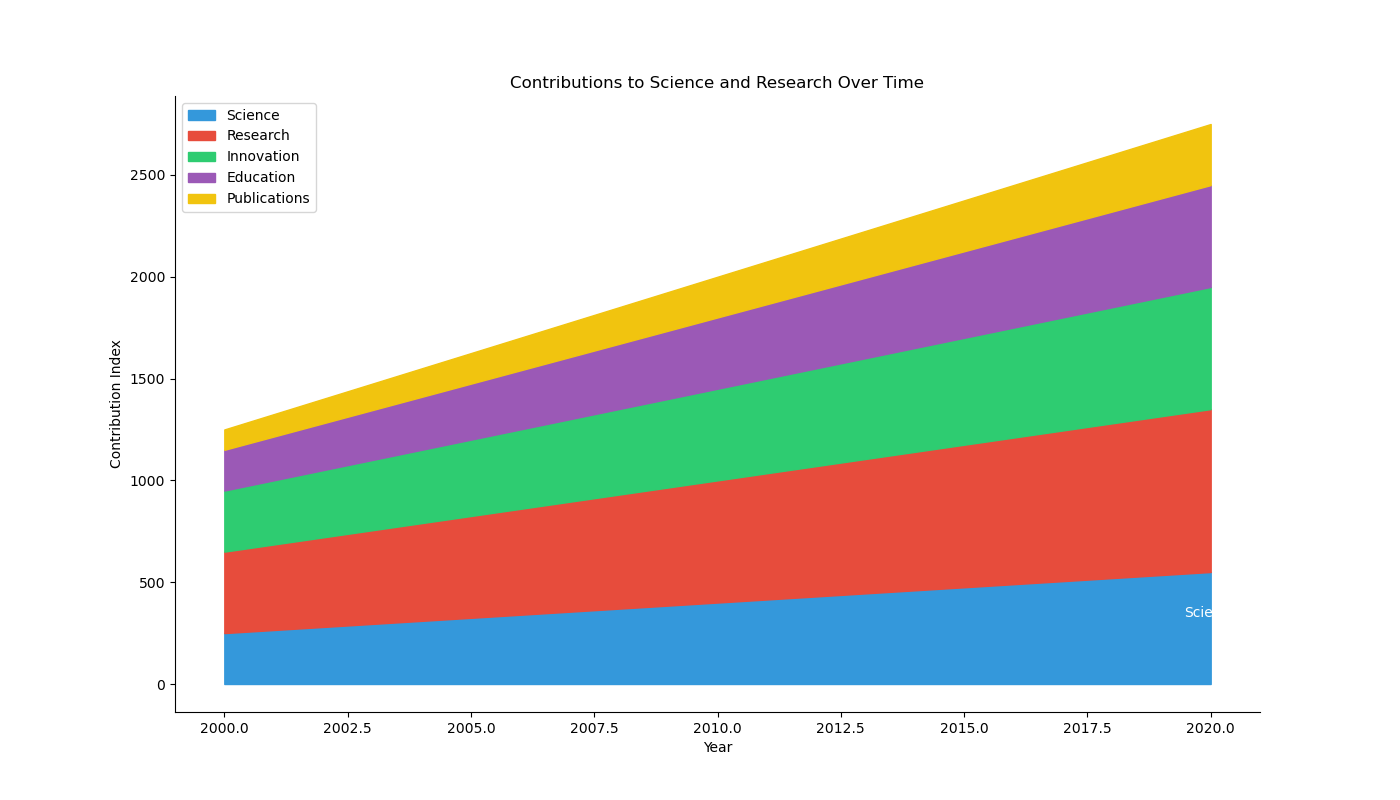

Write the Python code that produced this figure.

import matplotlib.pyplot as plt
import pandas as pd
import seaborn as sns

data = {
    'Year': [i for i in range(2000, 2021)],
    'Science': [250 + i*15 for i in range(21)],
    'Research': [400 + i*20 for i in range(21)],
    'Innovation': [300 + i*15 for i in range(21)],
    'Education': [200 + i*15 for i in range(21)],
    'Publications': [100 + i*10 for i in range(21)],
}
df = pd.DataFrame(data)

df_melted = df.melt('Year', var_name='Sector', value_name='Contribution')

df_melted['Cumulative'] = df_melted.groupby('Year')['Contribution'].cumsum()

plt.figure(figsize=(14, 8))
colors = ["#3498DB", "#E74C3C", "#2ECC71", "#9B59B6", "#F1C40F"]

for i, sector in enumerate(df_melted['Sector'].unique()):
    if i == 0:
        plt.fill_between(df['Year'], 0, df_melted[df_melted['Sector'] == sector]['Cumulative'], color=colors[i], label=sector)
    else:
        plt.fill_between(df['Year'], 
                         df_melted[df_melted['Sector'] == df_melted['Sector'].unique()[i-1]]['Cumulative'], 
                         df_melted[df_melted['Sector'] == sector]['Cumulative'], 
                         color=colors[i], label=sector)

last_year_data = df_melted[df_melted['Year'] == df['Year'].max()]
science_last_value = last_year_data[last_year_data['Sector'] == 'Science']['Cumulative'].values[0]
plt.text(df['Year'].max(), science_last_value - 200, "Science", verticalalignment='center', horizontalalignment='center', color="white", fontsize=10)

plt.title("Contributions to Science and Research Over Time")
plt.xlabel("Year")
plt.ylabel("Contribution Index")
plt.legend(loc='upper left')
sns.despine()
plt.show()
